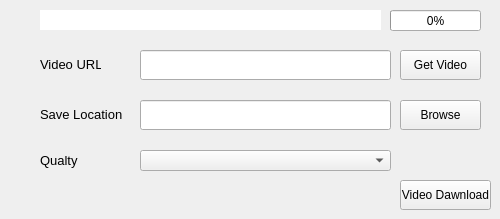
    <widget class="QWidget" name="tab_2">
     <attribute name="title">
      <string>YouTube Download Video</string>
     </attribute>
     <widget class="QLineEdit" name="lineEdit_3">
      <property name="geometry">
       <rect>
        <x>140</x>
        <y>100</y>
        <width>251</width>
        <height>30</height>
       </rect>
      </property>
     </widget>
     <widget class="QPushButton" name="pushButton_3">
      <property name="geometry">
       <rect>
        <x>400</x>
        <y>100</y>
        <width>81</width>
        <height>30</height>
       </rect>
      </property>
      <property name="text">
       <string>Browse</string>
      </property>
     </widget>
     <widget class="QLineEdit" name="lineEdit_4">
      <property name="geometry">
       <rect>
        <x>140</x>
        <y>50</y>
        <width>251</width>
        <height>30</height>
       </rect>
      </property>
      <property name="toolTipDuration">
       <number>-1</number>
      </property>
     </widget>
     <widget class="QLabel" name="label_3">
      <property name="geometry">
       <rect>
        <x>40</x>
        <y>50</y>
        <width>61</width>
        <height>30</height>
       </rect>
      </property>
      <property name="font">
       <font>
        <pointsize>10</pointsize>
       </font>
      </property>
      <property name="text">
       <string>Video URL</string>
      </property>
      <property name="textFormat">
       <enum>Qt::RichText</enum>
      </property>
     </widget>
     <widget class="QLabel" name="label_4">
      <property name="geometry">
       <rect>
        <x>40</x>
        <y>100</y>
        <width>91</width>
        <height>30</height>
       </rect>
      </property>
      <property name="font">
       <font>
        <pointsize>10</pointsize>
       </font>
      </property>
      <property name="text">
       <string>Save Location</string>
      </property>
      <property name="textFormat">
       <enum>Qt::RichText</enum>
      </property>
     </widget>
     <widget class="QPushButton" name="pushButton_4">
      <property name="geometry">
       <rect>
        <x>400</x>
        <y>180</y>
        <width>91</width>
        <height>30</height>
       </rect>
      </property>
      <property name="text">
       <string>Video Dawnload</string>
      </property>
     </widget>
     <widget class="QComboBox" name="comboBox">
      <property name="geometry">
       <rect>
        <x>140</x>
        <y>150</y>
        <width>251</width>
        <height>21</height>
       </rect>
      </property>
     </widget>
     <widget class="QLabel" name="label_5">
      <property name="geometry">
       <rect>
        <x>40</x>
        <y>150</y>
        <width>71</width>
        <height>21</height>
       </rect>
      </property>
      <property name="font">
       <font>
        <pointsize>10</pointsize>
       </font>
      </property>
      <property name="text">
       <string>Qualty</string>
      </property>
      <property name="textFormat">
       <enum>Qt::RichText</enum>
      </property>
     </widget>
     <widget class="QLineEdit" name="lineEdit_7">
      <property name="geometry">
       <rect>
        <x>40</x>
        <y>10</y>
        <width>341</width>
        <height>20</height>
       </rect>
      </property>
      <property name="cursor">
       <cursorShape>ArrowCursor</cursorShape>
      </property>
      <property name="autoFillBackground">
       <bool>false</bool>
      </property>
      <property name="styleSheet">
       <string notr="true">border:none; opactiy:0</string>
      </property>
      <property name="readOnly">
       <bool>true</bool>
      </property>
     </widget>
     <widget class="QPushButton" name="pushButton_7">
      <property name="geometry">
       <rect>
        <x>400</x>
        <y>50</y>
        <width>81</width>
        <height>30</height>
       </rect>
      </property>
      <property name="styleSheet">
       <string notr="true"/>
      </property>
      <property name="text">
       <string>Get Video</string>
      </property>
     </widget>
     <widget class="QProgressBar" name="progressBar_2">
      <property name="geometry">
       <rect>
        <x>390</x>
        <y>10</y>
        <width>91</width>
        <height>21</height>
       </rect>
      </property>
      <property name="value">
       <number>0</number>
      </property>
     </widget>
    </widget>
